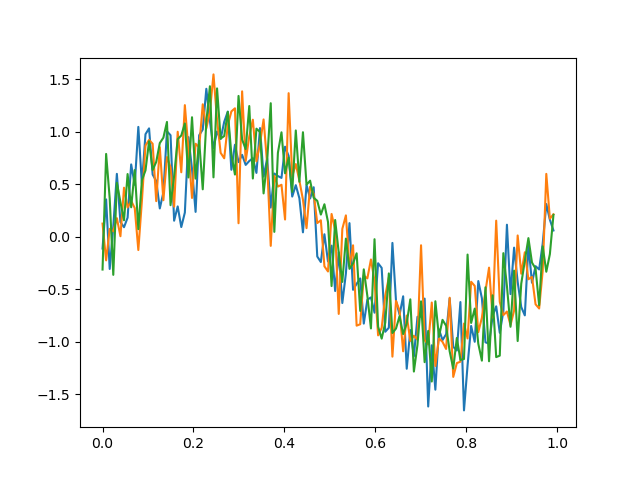

This chart was generated by the following Python code:
import numpy as np
import matplotlib.pyplot as plt


def X(t):
    return np.sin(2 * np.pi * t) + 0.3 * np.random.randn(t.size)


T = np.linspace(0, 1, 127, endpoint=False)
plt.figure()
plt.plot(T, X(T))
plt.plot(T, X(T))
plt.plot(T, X(T))
plt.savefig("signal1.png")
